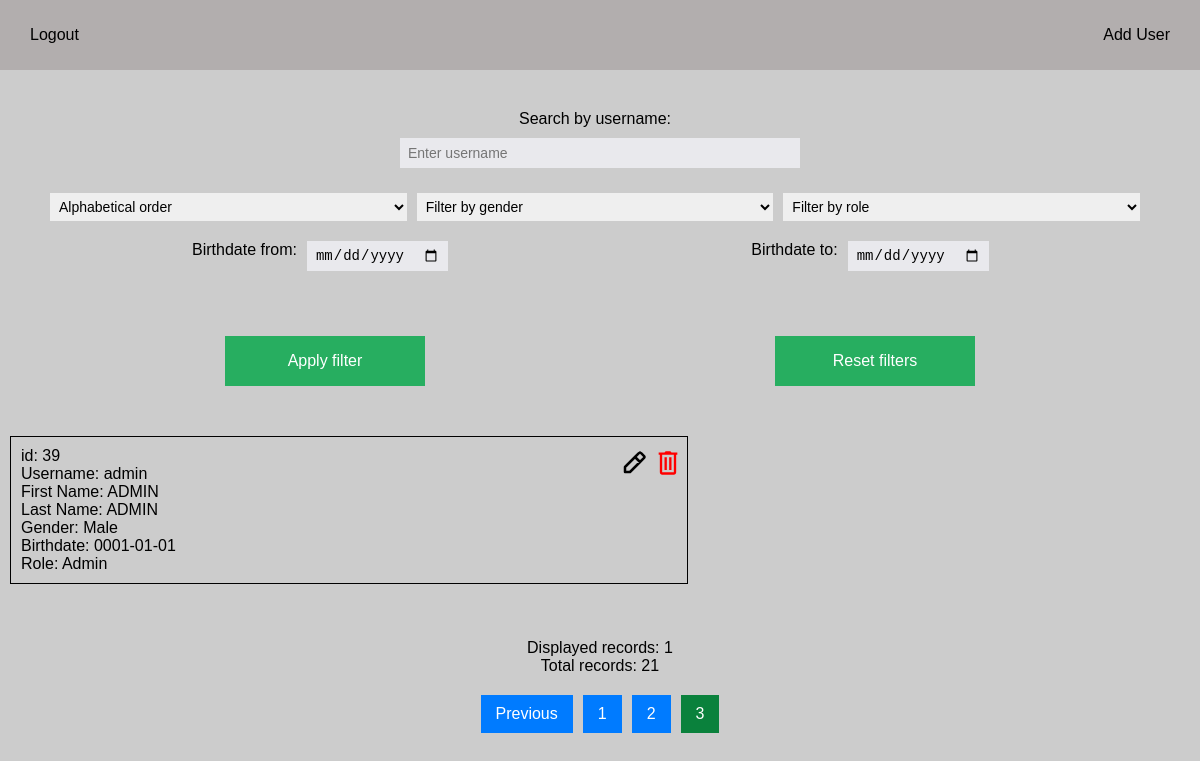
Screenshot of /index.php?page=3 (signed in) with the database file from the repository.
### tables this page shows
CREATE TABLE `user` (
  `id` int NOT NULL AUTO_INCREMENT,
  `username` varchar(50) NOT NULL,
  `password` varchar(255) NOT NULL,
  `first_name` varchar(50) NOT NULL,
  `last_name` varchar(50) NOT NULL,
  `gender` enum('Male','Female') NOT NULL,
  `birthdate` date NOT NULL,
  `role` enum('User','Admin') NOT NULL,
  PRIMARY KEY (`id`),
  UNIQUE KEY `username` (`username`)
);

### foo.php (called while the page is built, shortened)
<?php
include 'db.php';
$records_per_page = 10;
$page = isset($_GET['page']) ? (int)$_GET['page'] : 1;
$offset = ($page - 1) * $records_per_page;
$sql = "SELECT * FROM user WHERE 1=1";
if (!empty($_GET['alphabet'])) {
    $alphabet_order = ($_GET['alphabet'] == 'ASC') ? 'ASC' : 'DESC';
    $order_by = " ORDER BY username $alphabet_order";
} else {
    $order_by = "";
}
$total_sql = $sql;
$sql .= $order_by . " LIMIT :limit OFFSET :offset";
$query = $pdo->prepare($sql);
$query->bindParam(':limit', $records_per_page, PDO::PARAM_INT);
$query->bindParam(':offset', $offset, PDO::PARAM_INT);
$query->execute();
$result = $query->fetchAll(PDO::FETCH_OBJ);
$total_query = $pdo->prepare($total_sql);
$total_query->execute();
$total_records = $total_query->rowCount();
$total_pages = ceil($total_records / $records_per_page);
?>

### index.php (the view, shortened to what this page needs)
<?php include "foo.php"?>
<!DOCTYPE html>
<html lang="en">
<head>
    <link rel="stylesheet" href="css/main.css">
</head>
<body>
<div class="wrapper">
    <header class="header">
        <div class="header__container">
            <form method="post" action="">
                <button type="submit" name="logout" class="header__item">Logout</button>
            </form>
            <a href="add-user.php" class="header__item">Add User</a>
        </div>
    </header>
    <main class="main">
        <div class="filter">
            <form method="get" action="">
                <div class="filter__item search">
                    <label for="username_search">Search by username:</label>
                    <input type="text" name="username_search" id="username_search" placeholder="Enter username" value="<?php echo htmlspecialchars($_GET['username_search'] ?? '', ENT_QUOTES); ?>">
                </div>
                <div class="filter__container">
                    <div class="filter__item">
                        <select name="alphabet" id="alphabet">
                            <option value="" disabled selected hidden>Alphabetical order</option>
                        </select>
                    </div>
                    <div class="filter__item">
                        <select name="gender" id="gender">
                            <option value="" disabled selected hidden>Filter by gender</option>
                        </select>
                    </div>
                    <div class="filter__item">
                        <select name="role" id="role">
                            <option value="" disabled selected hidden>Filter by role</option>
                        </select>
                    </div>
                </div>
                <div class="filter__container date">
                    <div class="filter__item">
                        <label for="birthdate_start">Birthdate from:</label>
                        <input type="date" name="birthdate_start" id="birthdate_start" value="<?php echo htmlspecialchars($_GET['birthdate_start'] ?? '', ENT_QUOTES); ?>">
                    </div>
                    <div class="filter__item">
                        <label for="birthdate_end">Birthdate to:</label>
                        <input type="date" name="birthdate_end" id="birthdate_end" value="<?php echo htmlspecialchars($_GET['birthdate_end'] ?? '', ENT_QUOTES); ?>">
                    </div>
                </div>
                <div class="filter__container">
                    <div class="filter__button">
                        <button type="submit">Apply filter</button>
                    </div>
                    <div class="filter__button">
                        <button type="button" onclick="resetFilters()">Reset filters</button>
                    </div>
                </div>
            </form>
        </div>
        <div class="user">
            <?php foreach ($result as $res) { ?>
                <div class="user__item">
                    <div class="user__buttons">
                        <a href="edit.php?id=<?php echo $res->id; ?>"><img src="img/edit.svg" alt="edit" class="user__icon"></a>
                        <img src="img/trash-red.svg" alt="delete" class="user__icon" onclick="openModal('myModal-<?php echo $res->id; ?>')">
                    </div>
                    <div class="user__info">
                        id: <?php echo $res->id; ?>
                    </div>
                    <div class="user__info">
                        Username: <?php echo $res->username; ?>
                    </div>
                    <div class="user__info">
                        First Name: <?php echo $res->first_name; ?>
                    </div>
                    <div class="user__info">
                        Last Name: <?php echo $res->last_name; ?>
                    </div>
                    <div class="user__info">
                        Gender: <?php echo $res->gender; ?>
                    </div>
                    <div class="user__info">
                        Birthdate: <?php echo $res->birthdate; ?>
                    </div>
                    <div class="user__info">
                        Role: <?php echo $res->role; ?>
                    </div>
                </div>
            <?php }?>
        </div>
        <div class="pagination">
            <div class="pagination__container">
                <div class="pagination__count">
                    <p>Displayed records: <?php echo count($result); ?></p>
                    <p>Total records: <?php echo $total_records; ?></p>
                </div>
                <div class="pagination__buttons">
                    <?php if ($page > 1): ?>
                        <a href="?<?php echo http_build_query(array_merge($_GET, ['page' => $page - 1])); ?>" class="pagination__button">Previous</a>
                    <?php endif; ?>
                    <?php for ($i = 1; $i <= $total_pages; $i++): ?>
                        <a href="?<?php echo http_build_query(array_merge($_GET, ['page' => $i])); ?>" class="pagination__button <?php echo ($page == $i) ? 'active' : ''; ?>"><?php echo $i; ?></a>
                    <?php endfor; ?>
                </div>
            </div>
        </div>
    </main>
</div>
</body>
</html>

### css/main.css (style rules this page uses)
* { margin: 0;border: 0;padding: 0; }
*,*::before,*::after { box-sizing: inherit; }
html,body { height: 100%;box-sizing: border-box; }
a { color: inherit;text-decoration: none; }
button { font: inherit;color: inherit;cursor: pointer;background-color: transparent; }
body { font-family: sans-serif;font-size: 16px;color: #000; background-color: #ccc; }
.wrapper { min-height: 100%;overflow: clip;display: flex;flex-direction: column; }
.header__container { height: 70px; display: flex; justify-content: space-between; align-items: center; background-color: #b2aeae; padding: 0 30px; }
.filter { padding: 40px 40px 30px 40px; }
.filter__container { display: flex; justify-content: space-between; padding: 10px; }
.filter__item { flex: 1; margin-right: 10px; }
.filter__item select { width: 100%; padding: 5px; font-size: 14px; }
.date { display: flex; justify-content: space-between; padding: 10px; }
.search { display: flex; flex-direction: column; align-items: center; gap: 10px; }
.search input { width: 400px; }
.date .filter__item { display: flex; justify-content: center; }
.filter__item input { height: 30px; margin-bottom: 15px; background-color: #e9e9ed; font-size: 14px; padding: 2px 8px; margin-left: 10px; }
.filter__button { display: flex; justify-content: center; align-items: center; margin: 0 auto; width: 200px; height: 50px; margin-top: 30px; background-color: #27ae60; color: #fff; transition: .3s; }
.filter__button button { height: 100%; width: 100%; }
.user { display: grid; grid-template-columns: repeat(2, auto); }
.user__item { border: 1px solid #000; padding: 10px; position: relative; margin: 10px; }
.user__buttons { position: absolute; right: 5px; }
.user__icon { cursor: pointer; }
.pagination { display: flex; justify-content: center; margin: 45px 0; }
.pagination__container { display: flex; flex-direction: column; justify-content: center; gap: 20px; }
.pagination__count { text-align: center; }
.pagination__buttons { display: flex; align-items: center; }
.pagination__button { padding: 10px 15px; margin: 0 5px; background-color: #007bff; color: #fff; border: none; cursor: pointer; text-decoration: none; }
.pagination__button.active { background-color: #0a813c; color: #fff; }

### rows the page displays
user: id "39", username "admin", first_name "ADMIN", last_name "ADMIN", gender "Male", birthdate "0001-01-01", role "Admin"

### other values shown
count($result) "1"
$total_records "21"
